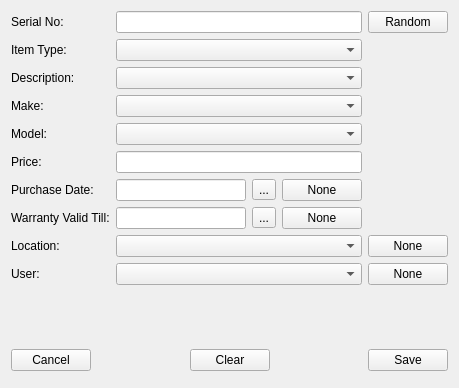
<?xml version="1.0" encoding="UTF-8"?>
<ui version="4.0">
 <class>Form</class>
 <widget class="QWidget" name="Form">
  <property name="geometry">
   <rect>
    <x>0</x>
    <y>0</y>
    <width>459</width>
    <height>388</height>
   </rect>
  </property>
  <property name="windowTitle">
   <string>Form</string>
  </property>
  <layout class="QGridLayout" name="gridLayout">
   <item row="0" column="0">
    <widget class="QLabel" name="label01">
     <property name="sizePolicy">
      <sizepolicy hsizetype="Fixed" vsizetype="Fixed">
       <horstretch>0</horstretch>
       <verstretch>0</verstretch>
      </sizepolicy>
     </property>
     <property name="layoutDirection">
      <enum>Qt::LeftToRight</enum>
     </property>
     <property name="text">
      <string>Serial No:</string>
     </property>
    </widget>
   </item>
   <item row="0" column="1">
    <widget class="QLineEdit" name="serialNoBox">
     <property name="sizePolicy">
      <sizepolicy hsizetype="MinimumExpanding" vsizetype="Fixed">
       <horstretch>0</horstretch>
       <verstretch>0</verstretch>
      </sizepolicy>
     </property>
     <property name="maxLength">
      <number>30</number>
     </property>
     <property name="clearButtonEnabled">
      <bool>true</bool>
     </property>
    </widget>
   </item>
   <item row="0" column="2">
    <widget class="QPushButton" name="randomButton">
     <property name="text">
      <string>Random</string>
     </property>
    </widget>
   </item>
   <item row="1" column="0">
    <widget class="QLabel" name="label02">
     <property name="sizePolicy">
      <sizepolicy hsizetype="Fixed" vsizetype="Fixed">
       <horstretch>0</horstretch>
       <verstretch>0</verstretch>
      </sizepolicy>
     </property>
     <property name="text">
      <string>Item Type:</string>
     </property>
    </widget>
   </item>
   <item row="1" column="1">
    <widget class="QComboBox" name="itemTypeBox">
     <property name="sizePolicy">
      <sizepolicy hsizetype="MinimumExpanding" vsizetype="Fixed">
       <horstretch>0</horstretch>
       <verstretch>0</verstretch>
      </sizepolicy>
     </property>
    </widget>
   </item>
   <item row="2" column="0">
    <widget class="QLabel" name="label03">
     <property name="sizePolicy">
      <sizepolicy hsizetype="Fixed" vsizetype="Fixed">
       <horstretch>0</horstretch>
       <verstretch>0</verstretch>
      </sizepolicy>
     </property>
     <property name="text">
      <string>Description:</string>
     </property>
    </widget>
   </item>
   <item row="2" column="1">
    <widget class="QComboBox" name="descriptionBox">
     <property name="sizePolicy">
      <sizepolicy hsizetype="MinimumExpanding" vsizetype="Fixed">
       <horstretch>0</horstretch>
       <verstretch>0</verstretch>
      </sizepolicy>
     </property>
     <property name="editable">
      <bool>false</bool>
     </property>
    </widget>
   </item>
   <item row="3" column="0">
    <widget class="QLabel" name="label04">
     <property name="sizePolicy">
      <sizepolicy hsizetype="Fixed" vsizetype="Fixed">
       <horstretch>0</horstretch>
       <verstretch>0</verstretch>
      </sizepolicy>
     </property>
     <property name="text">
      <string>Make:</string>
     </property>
    </widget>
   </item>
   <item row="3" column="1">
    <widget class="QComboBox" name="makeBox">
     <property name="sizePolicy">
      <sizepolicy hsizetype="MinimumExpanding" vsizetype="Fixed">
       <horstretch>0</horstretch>
       <verstretch>0</verstretch>
      </sizepolicy>
     </property>
     <property name="editable">
      <bool>false</bool>
     </property>
    </widget>
   </item>
   <item row="4" column="0">
    <widget class="QLabel" name="label05">
     <property name="sizePolicy">
      <sizepolicy hsizetype="Fixed" vsizetype="Fixed">
       <horstretch>0</horstretch>
       <verstretch>0</verstretch>
      </sizepolicy>
     </property>
     <property name="text">
      <string>Model:</string>
     </property>
    </widget>
   </item>
   <item row="4" column="1">
    <widget class="QComboBox" name="modelBox">
     <property name="sizePolicy">
      <sizepolicy hsizetype="MinimumExpanding" vsizetype="Fixed">
       <horstretch>0</horstretch>
       <verstretch>0</verstretch>
      </sizepolicy>
     </property>
     <property name="editable">
      <bool>false</bool>
     </property>
    </widget>
   </item>
   <item row="5" column="0">
    <widget class="QLabel" name="label06">
     <property name="sizePolicy">
      <sizepolicy hsizetype="Fixed" vsizetype="Fixed">
       <horstretch>0</horstretch>
       <verstretch>0</verstretch>
      </sizepolicy>
     </property>
     <property name="text">
      <string>Price:</string>
     </property>
    </widget>
   </item>
   <item row="5" column="1">
    <widget class="QLineEdit" name="priceBox">
     <property name="sizePolicy">
      <sizepolicy hsizetype="MinimumExpanding" vsizetype="Fixed">
       <horstretch>0</horstretch>
       <verstretch>0</verstretch>
      </sizepolicy>
     </property>
     <property name="maxLength">
      <number>30</number>
     </property>
     <property name="clearButtonEnabled">
      <bool>true</bool>
     </property>
    </widget>
   </item>
   <item row="6" column="0">
    <widget class="QLabel" name="label07">
     <property name="sizePolicy">
      <sizepolicy hsizetype="Fixed" vsizetype="Fixed">
       <horstretch>0</horstretch>
       <verstretch>0</verstretch>
      </sizepolicy>
     </property>
     <property name="text">
      <string>Purchase Date:</string>
     </property>
    </widget>
   </item>
   <item row="6" column="1">
    <layout class="QHBoxLayout" name="horizontalLayout_5">
     <item>
      <widget class="QLineEdit" name="purchaseBox">
       <property name="sizePolicy">
        <sizepolicy hsizetype="MinimumExpanding" vsizetype="Fixed">
         <horstretch>0</horstretch>
         <verstretch>0</verstretch>
        </sizepolicy>
       </property>
       <property name="readOnly">
        <bool>true</bool>
       </property>
      </widget>
     </item>
     <item>
      <widget class="QToolButton" name="purchaseCal">
       <property name="text">
        <string>...</string>
       </property>
      </widget>
     </item>
     <item>
      <widget class="QPushButton" name="purchaseNoneButton">
       <property name="text">
        <string>None</string>
       </property>
      </widget>
     </item>
    </layout>
   </item>
   <item row="7" column="0">
    <widget class="QLabel" name="label08">
     <property name="sizePolicy">
      <sizepolicy hsizetype="Fixed" vsizetype="Fixed">
       <horstretch>0</horstretch>
       <verstretch>0</verstretch>
      </sizepolicy>
     </property>
     <property name="text">
      <string>Warranty Valid Till:</string>
     </property>
    </widget>
   </item>
   <item row="7" column="1">
    <layout class="QHBoxLayout" name="horizontalLayout_7">
     <item>
      <widget class="QLineEdit" name="validBox">
       <property name="sizePolicy">
        <sizepolicy hsizetype="MinimumExpanding" vsizetype="Fixed">
         <horstretch>0</horstretch>
         <verstretch>0</verstretch>
        </sizepolicy>
       </property>
       <property name="readOnly">
        <bool>true</bool>
       </property>
      </widget>
     </item>
     <item>
      <widget class="QToolButton" name="validCal">
       <property name="text">
        <string>...</string>
       </property>
      </widget>
     </item>
     <item>
      <widget class="QPushButton" name="validNoneButton">
       <property name="text">
        <string>None</string>
       </property>
      </widget>
     </item>
    </layout>
   </item>
   <item row="8" column="0">
    <widget class="QLabel" name="label09">
     <property name="sizePolicy">
      <sizepolicy hsizetype="Fixed" vsizetype="Fixed">
       <horstretch>0</horstretch>
       <verstretch>0</verstretch>
      </sizepolicy>
     </property>
     <property name="text">
      <string>Location:</string>
     </property>
    </widget>
   </item>
   <item row="8" column="1">
    <widget class="QComboBox" name="locationBox">
     <property name="sizePolicy">
      <sizepolicy hsizetype="MinimumExpanding" vsizetype="Fixed">
       <horstretch>0</horstretch>
       <verstretch>0</verstretch>
      </sizepolicy>
     </property>
    </widget>
   </item>
   <item row="8" column="2">
    <widget class="QPushButton" name="locationNoneButton">
     <property name="text">
      <string>None</string>
     </property>
    </widget>
   </item>
   <item row="9" column="0">
    <widget class="QLabel" name="label10">
     <property name="sizePolicy">
      <sizepolicy hsizetype="Fixed" vsizetype="Fixed">
       <horstretch>0</horstretch>
       <verstretch>0</verstretch>
      </sizepolicy>
     </property>
     <property name="text">
      <string>User:</string>
     </property>
    </widget>
   </item>
   <item row="9" column="1">
    <widget class="QComboBox" name="userBox">
     <property name="sizePolicy">
      <sizepolicy hsizetype="MinimumExpanding" vsizetype="Fixed">
       <horstretch>0</horstretch>
       <verstretch>0</verstretch>
      </sizepolicy>
     </property>
    </widget>
   </item>
   <item row="9" column="2">
    <widget class="QPushButton" name="userNoneButton">
     <property name="text">
      <string>None</string>
     </property>
    </widget>
   </item>
   <item row="10" column="1">
    <spacer name="verticalSpacer_2">
     <property name="orientation">
      <enum>Qt::Vertical</enum>
     </property>
     <property name="sizeHint" stdset="0">
      <size>
       <width>20</width>
       <height>40</height>
      </size>
     </property>
    </spacer>
   </item>
   <item row="11" column="0" colspan="3">
    <layout class="QHBoxLayout" name="horizontalLayout">
     <item>
      <widget class="QPushButton" name="cancelButton">
       <property name="text">
        <string>Cancel</string>
       </property>
      </widget>
     </item>
     <item>
      <spacer name="horizontalSpacer_2">
       <property name="orientation">
        <enum>Qt::Horizontal</enum>
       </property>
       <property name="sizeHint" stdset="0">
        <size>
         <width>58</width>
         <height>33</height>
        </size>
       </property>
      </spacer>
     </item>
     <item>
      <widget class="QPushButton" name="clearButton">
       <property name="text">
        <string>Clear</string>
       </property>
      </widget>
     </item>
     <item>
      <spacer name="horizontalSpacer_3">
       <property name="orientation">
        <enum>Qt::Horizontal</enum>
       </property>
       <property name="sizeHint" stdset="0">
        <size>
         <width>58</width>
         <height>33</height>
        </size>
       </property>
      </spacer>
     </item>
     <item>
      <widget class="QPushButton" name="saveButton">
       <property name="text">
        <string>Save</string>
       </property>
      </widget>
     </item>
    </layout>
   </item>
  </layout>
 </widget>
 <resources/>
 <connections/>
</ui>
